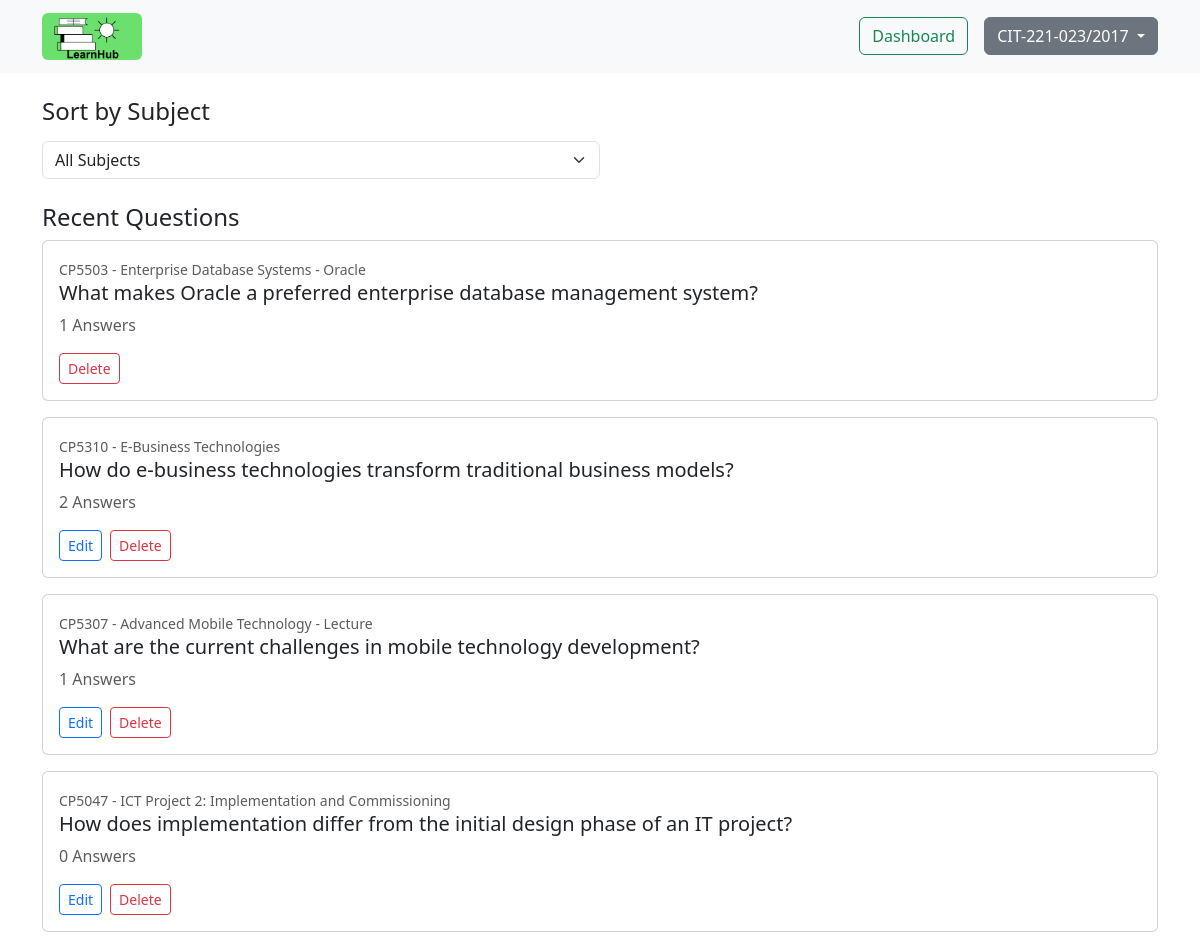
The page / (signed in) on the database its author committed.
### tables this page shows
CREATE TABLE `questions` (
  `id` int(11) NOT NULL,
  `user_id` int(11) NOT NULL,
  `subject_id` int(11) NOT NULL,
  `question` text NOT NULL,
  `created_at` timestamp NOT NULL DEFAULT current_timestamp(),
  `approved` int(11) NOT NULL DEFAULT 0
);

### index.php (the view, shortened to what this page needs)
<?php
include 'db.php';
$user_id = $_SESSION['user_id'] ?? null;
$role = $_SESSION['role'] ?? null;
$subjects_query = "SELECT * FROM subjects";
$subjects_result = mysqli_query($conn, $subjects_query);
$subjects = [];
while ($subject_row = mysqli_fetch_assoc($subjects_result)) {
    $subjects[$subject_row['id']] = $subject_row['code'] . " - " . $subject_row['name'];
}
$questions_query = "SELECT q.*,
                   (SELECT COUNT(*) FROM answers a WHERE a.question_id = q.id AND a.approved = 1) AS answer_count
                   FROM questions q
                   WHERE q.approved = 1
                   ORDER BY q.created_at DESC
                   LIMIT 10";
$questions_result = mysqli_query($conn, $questions_query);
?>
<!DOCTYPE html>
<html lang="en">
<head>
    <link href="https://cdn.jsdelivr.net/npm/bootstrap@5.3.0/dist/css/bootstrap.min.css" rel="stylesheet">
</head>
<body>
    <nav class="navbar navbar-expand-lg navbar-light bg-light">
        <div class="container">
            <a class="navbar-brand" href="#">
                <img src="./images/logo.png" width="100px" height="50px" class="img-fluid rounded float-start" />
            </a>
            <div class="d-flex">
                <?php if(isset($_SESSION['jcu_number'])): ?>
                    <div class="d-flex gap-3 align-items-center">
                        <a href="dashboard.php" class="btn btn-outline-success">Dashboard</a>
                        <div class="dropdown">
                            <button class="btn btn-secondary dropdown-toggle" type="button" id="userDropdown" data-bs-toggle="dropdown" aria-expanded="false">
                                <?php echo $_SESSION['jcu_number']; ?>
                            </button>
                        </div>
                    </div>
                <?php else: ?>
                    <a href="login_page.php" class="btn btn-outline-primary me-2">Login / Register</a>
                <?php endif; ?>
            </div>
        </div>
    </nav>
    <div class="container mt-4">
        <h4 class="mb-3">Sort by Subject</h4>
        <select id="subjectFilter" class="form-select w-50">
            <option value="">All Subjects</option>
        </select>
        <h4 class="mt-4">Recent Questions</h4>
        <div id="questionsList">
            <?php if (mysqli_num_rows($questions_result) > 0): ?>
                <?php while($row = mysqli_fetch_assoc($questions_result)): ?>
                    <div class="card mb-3">
                        <div class="card-body">
                            <small class="text-muted"><?= isset($subjects[$row['subject_id']]) ? $subjects[$row['subject_id']] : 'Unknown Subject' ?></small>
                            <h5 class="card-title">
                                <a href="question.php?id=<?= $row['id']; ?>" class="text-dark text-decoration-none">
                                    <?= htmlspecialchars($row['question']); ?>
                                </a>
                            </h5>
                            <p class="text-muted"><?= $row['answer_count']; ?> Answers</p>
                            <?php if ($user_id && ($user_id == $row['user_id'] || $role == 'admin')): ?>
                                <div class="d-flex gap-2">
                                    <?php if ($user_id == $row['user_id']): ?>
                                        <button class="btn btn-sm btn-outline-primary edit-question"
                                                data-id="<?= $row['id'] ?>"
                                                data-content="<?= htmlspecialchars($row['question']) ?>"
                                                data-bs-toggle="modal" data-bs-target="#editQuestionModal">
                                            Edit
                                        </button>
                                    <?php endif; ?>
                                    <button class="btn btn-sm btn-outline-danger delete-question"
                                            data-id="<?= $row['id'] ?>">
                                        Delete
                                    </button>
                                </div>
                            <?php endif; ?>
                        </div>
                    </div>
                <?php endwhile; ?>
            <?php else: ?>
                <p class="text-muted">No questions available.</p>
            <?php endif; ?>
        </div>
    </div>
</body>
</html>

### rows shown on the page
questions: subject "CP5503 - Enterprise Database Systems - Oracle", question "What makes Oracle a preferred enterprise database management system?", answer_count "1"
questions: subject "CP5310 - E-Business Technologies", question "How do e-business technologies transform traditional business models?", answer_count "2"
questions: subject "CP5307 - Advanced Mobile Technology - Lecture", question "What are the current challenges in mobile technology development?", answer_count "1"
questions: subject "CP5047 - ICT Project 2: Implementation and Commissioning", question "How does implementation differ from the initial design phase of an IT project?", answer_count "0"

### other values the page prints
$_SESSION['jcu_number'] "CIT-221-023/2017"
